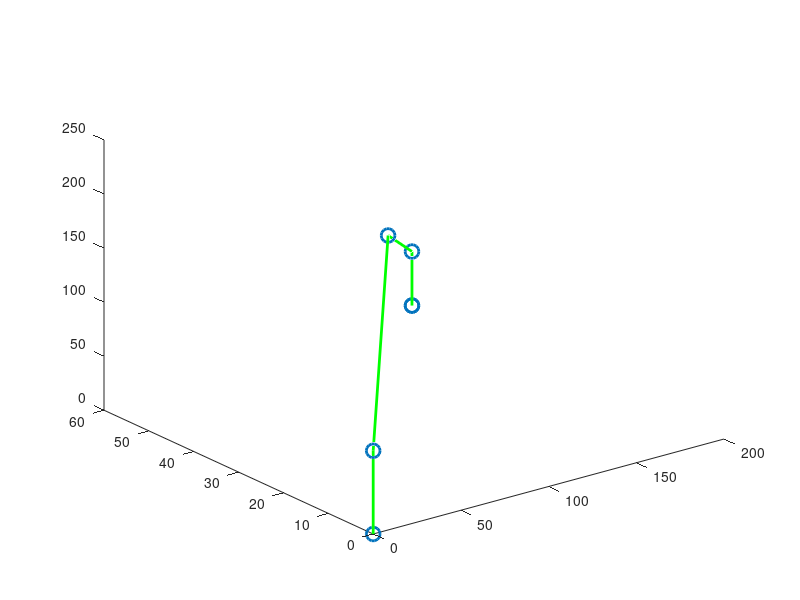

This chart was generated by the following MATLAB code:
close all
clear all
%-------------------------------------
%Inverse kinematics fo Spatial 3R robot
% used in Module B50RM
%Author: Xianwen Kong
% Date 12-01-2010
%-------------------------------------
% List of functions used: atan2, sqrt, sin, cos, plot
% for help on the above funstions please use help followed by the function.
%input link parameter
d_1=77;
l_1=150;
l_2=150;
l_3=50;

%input the pose of the endeffector
x=150;
y=50;
z=50;
phi=pi;

x4=x;
y4=y;
z4=z;



%------------------------------------
%plot the last link of the robot
%---------------------------------------------------------
% calcutatin the coordinates of joint centers and point P
%O_4x=x-l_3*cos(phi);
%O_4z=z-l_3*sin(phi);
% calculate theta_1
xp=sqrt(x^2+y^2);
zp=z-d_1;
ctheta_1=x/xp;
stheta_1=y/xp; %complete this line
theta_1 = atan2(stheta_1,ctheta_1);

x3=x4-l_3*sin(phi)*cos(theta_1);
y3=y4-l_3*sin(phi)*sin(theta_1);
z3=z4-l_3*cos(phi);

x3p=sqrt(x3^2+y3^2);
z3p=z3-d_1;
%xp=x+l_3*cos(phi);
%zp=z+l_3*cos(phi);
% calculate theta_3
%-----------------complete the following ---------------------------------
ctheta_3= ((x3p^2)+(z3p^2)-(l_1^2)-(l_2^2))/(2*l_1*l_2); % complete this line
% elbow down configuration
stheta_3= -(1-(ctheta_3)^2)^(1/2); % elbow down configuration, % complete this line
% for elbow up configuration use
%stheta_2 = ; % elbow up configuration, % complete this line

% calculate beta
theta_3 = atan2(stheta_3,ctheta_3);
sbeta= z3p/(((x3p^2)+(z3p^2))^(1/2)); % complete this line
cbeta = x3p/(((x3p^2)+(z3p^2))^(1/2)); % complete this line
beta = atan2(sbeta,cbeta); % complete this line


% calculate psi
cpsi= ((x3p^2)+(z3p^2)+(l_1^2)-(l_2^2))/(2*l_1*(((x3p^2)+(z3p^2))^(1/2))); % complete this line
spsi= (l_2*stheta_3)/(((x3p^2)+(z3p^2))^(1/2)); % complete this line
psi= atan2(spsi,cpsi); % complete this line
theta_2 = beta-psi; % complete this line

% calculate theta_4
theta_4= phi-theta_2-theta_3;% complete this line
%---------------------------------------------------------
%plot the robot based on forward kinematics
%---------------------------------------------------------
% calcutatin the coordinates of joint centers and point P
O_1x=0;
O_1y=0;
O_1z=0;
O_2x=0;
O_2y=0;
O_2z=d_1;
O_3x=O_2x+l_1*cos(theta_2)*cos(theta_1);
O_3y=O_2y+l_1*cos(theta_2)*sin(theta_1);
O_3z=O_2z+l_1*sin(theta_2);
O_4x= O_3x+l_2*cos(theta_3+theta_2)*cos(theta_1);%complete this line
O_4y= O_3y+l_2*cos(theta_3+theta_2)*sin(theta_1);%complete this line
O_4z= O_3z+l_2*sin(theta_2+theta_3);%complete this line
Px= O_4x+l_3*sin(theta_4+theta_3+theta_2)*cos(theta_1);%complete this line
Py= O_4y+l_3*sin(theta_4+theta_3+theta_2)*sin(theta_1);%complete this line
Pz= O_4z+l_3*cos(theta_2+theta_3+theta_4);%complete this line
% plot the robot
XX=[O_1x O_2x O_3x O_4x Px];
YY=[O_1y O_2y O_3y O_4y Py];
ZZ=[O_1z O_2z O_3z O_4z Pz];
XXj=[O_1x O_2x O_3x O_4x Px x];
YYj=[O_1y O_2y O_3y O_4y Py y];
ZZj=[O_1z O_2z O_3z O_4z Pz z];
plot3(XXj,YYj,ZZj,'o','LineWidth',2,'MarkerSize',10);
hold on;
plot3(XX,YY,ZZ, 'g','LineWidth',2);
hold off;